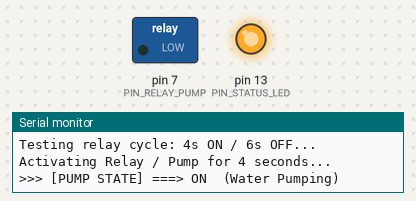
Recording of a sketch running on a simulated Arduino Uno, built with avr-gcc and run on an emulated ATmega328P. Parts: switched loads named in the sketch (green lamp = pin HIGH), output pins drawn as LEDs (lit = HIGH), the last lines printed to the serial monitor.

Above: at 4.0 s.
At 9.0 s:
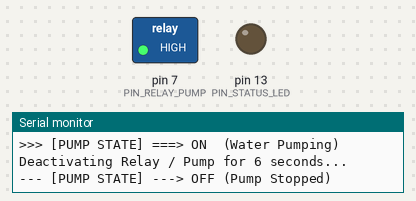
Timing chart, 0 to 15.0 s (numbered marks = the images above):
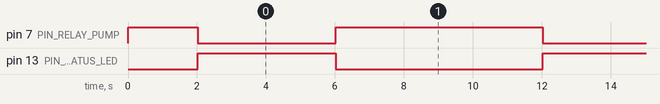

Measured:
- by itself, pin 7 (PIN_RELAY_PUMP): alternates HIGH for 6.0 s and LOW for 4.0 s
- by itself, pin 13 (PIN_STATUS_LED): alternates HIGH for 4.0 s and LOW for 6.0 s

The sketch:

03_relay_pump_test.ino
```cpp
/*
 * WBACFSPWI — Test 03: Relay Module & DC Water Pump Test
 *
 * Hardware:
 *   - Arduino Uno R3
 *   - 5V Optocoupled Relay Module
 *   - DC Submersible Water Pump
 *
 * Relay Wiring:
 *   - Relay VCC -> Arduino 5V
 *   - Relay GND -> Arduino GND
 *   - Relay IN  -> Arduino Digital Pin D7
 *
 * Pump Power Wiring:
 *   - Battery Positive (+) -> Relay COM (Common) terminal
 *   - Relay NO (Normally Open) -> DC Pump Positive (+) lead
 *   - Battery Negative (-) -> DC Pump Negative (-) lead & Arduino GND
 *   - Flyback diode (1N4007 / 1N5819) across pump (+ and -)
 *
 * Test Function:
 *   Cycles the relay/pump ON for 4 seconds, then OFF for 6 seconds.
 */

const int PIN_RELAY_PUMP = 7;
const int PIN_STATUS_LED = 13;

// Set to true if relay activates on LOW signal (most 5V Arduino relay boards)
const bool RELAY_ACTIVE_LOW = true;

void setPumpState(bool turnOn) {
  if (turnOn) {
    digitalWrite(PIN_RELAY_PUMP, RELAY_ACTIVE_LOW ? LOW : HIGH);
    digitalWrite(PIN_STATUS_LED, HIGH);
    Serial.println(F(">>> [PUMP STATE] ===> ON  (Water Pumping)"));
  } else {
    digitalWrite(PIN_RELAY_PUMP, RELAY_ACTIVE_LOW ? HIGH : LOW);
    digitalWrite(PIN_STATUS_LED, LOW);
    Serial.println(F("--- [PUMP STATE] ---> OFF (Pump Stopped)"));
  }
}

void setup() {
  Serial.begin(115200);
  while (!Serial) { delay(10); }

  pinMode(PIN_RELAY_PUMP, OUTPUT);
  pinMode(PIN_STATUS_LED, OUTPUT);

  // Default to safe OFF state at boot
  setPumpState(false);

  Serial.println(F("=================================================="));
  Serial.println(F(" WBACFSPWI: Relay & DC Water Pump Test           "));
  Serial.println(F("=================================================="));
  Serial.println(F("Testing relay cycle: 4s ON / 6s OFF..."));
  delay(2000);
}

void loop() {
  Serial.println(F("Activating Relay / Pump for 4 seconds..."));
  setPumpState(true);
  delay(4000);

  Serial.println(F("Deactivating Relay / Pump for 6 seconds..."));
  setPumpState(false);
  delay(6000);
}
```
